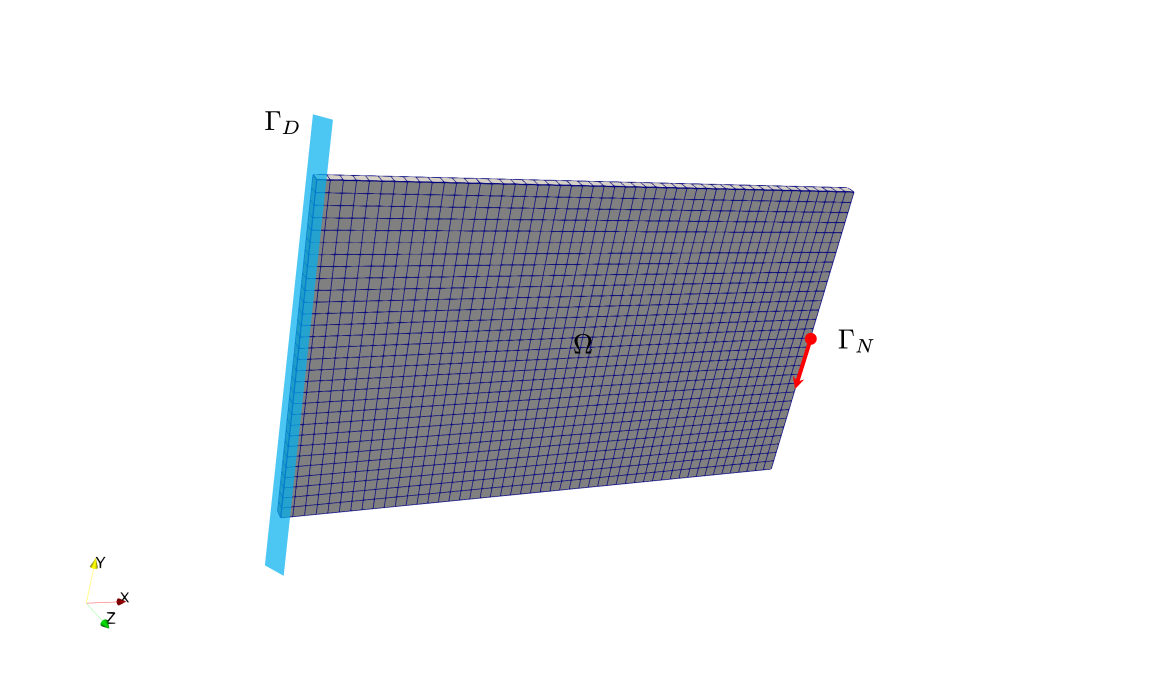
#> input picture _images/material_structure_co_design_bc.png, 4624 x 2759 px (shown at 1/4 size)
$ python digitize_fig14_pyrometer.py --image ../../../../../_images/material_structure_co_design_bc.png --output out.png
#> lines starting #> are read from the running program, lines starting #| are printed output that depends on the picture; after the words box and inside, x2 and y2 are one past the last pixel; in counts of white or black regions, pixels touching at a corner belong together
#!/usr/bin/env python3
"""Balbaa Fig 14(实验 vs 数值温度)数字化 —— 沿用 V1 的数字化工作流。

**先说一个尺度上的事实**:Fig 14 不是连续的高温计**轨迹**,而是 5 组离散
点对(5 个黑方块 = 实验,5 个红三角 = Balbaa 的 ABAQUS),横跨
t = 0.548 .. 0.733 s。热闸门能对上的观测量因此是 5 个点,不是一条曲线;
这一点直接决定了闸门的判读口径(见 THERMAL-GATE.md)。

做法:
  1. 从仓库内 PDF 抽出该页的内嵌位图(2755 x 1804,原始分辨率,
     不经二次渲染,避免重采样引入的读数误差);
  2. 由长直深色行/列定出绘图框 -> 一次线性标定;
  3. 用框外的刻度线做**独立**的第二次标定,两者之差进入读数不确定度
     (而不是假设框线就是坐标轴);
  4. 红像素 / 深色像素分别连通域聚类,落在图例框内的丢弃;
  5. 标记锚点取包围盒中心(绘图软件的标记锚点),同时算像素质心,
     两者之差作为"标记锚点歧义"计入不确定度。

零标定:这里只读图,不拟合、不平滑、不向任何模型结果靠拢。
"""
import argparse
import json
import sys
from pathlib import Path

import numpy as np

HERE = Path(__file__).resolve().parent
V2 = HERE.parent
PDF = (V2.parent.parent / "references" / "docs"
       / "Balbaa2022_multiscale-RS-LPBF-IN625_JMMP-6-2.pdf")


# [20 lines left out: function extract_page_image, not called in this run]


def find_frame(dark):
    """绘图框:横跨图幅 40% 以上的深色行/列。返回 (中心, 半厚) 四元组。"""
    h, w = dark.shape

    def bands(counts, threshold):
        hits = np.where(counts > threshold)[0]
        groups = []
        for i in hits:
            if groups and i - groups[-1][-1] <= 2:
                groups[-1].append(i)
            else:
                groups.append([i])
        return groups

    rows = bands(dark.sum(axis=1), 0.4 * w)
    cols = bands(dark.sum(axis=0), 0.4 * h)
    if len(rows) < 2 or len(cols) < 2:
        raise SystemExit(f"找不到绘图框(rows={len(rows)}, cols={len(cols)})")
    top, bottom = rows[0], rows[-1]
    left, right = cols[0], cols[-1]
    fr = lambda g: (float(np.mean(g)), 0.5 * len(g))
    return {"top": fr(top), "bottom": fr(bottom), "left": fr(left), "right": fr(right)}


# [67 lines left out: functions find_ticks, calib_residual, clusters, not called in this run]


def main():
    ap = argparse.ArgumentParser(
        description=__doc__, formatter_class=argparse.RawDescriptionHelpFormatter)
    ap.add_argument("--pdf", type=Path, default=PDF)
    ap.add_argument("--page", type=int, default=17, help="Fig 14 所在页")
    ap.add_argument("--image", type=Path, default=None, help="跳过 PDF,直接用位图")
    ap.add_argument("--xlim", default="0.5,0.75", help="横轴框线对应值 [s]")
    ap.add_argument("--ylim", default="1000,1700", help="纵轴框线对应值 [degC]")
    ap.add_argument("--min-marker-px", type=int, default=400)
    ap.add_argument("--work-dir", type=Path, default=None, help="位图落地目录")
    ap.add_argument("--output", type=Path, required=True)
    args = ap.parse_args()

    from PIL import Image

    if args.image:
        img_path, note = args.image, "外部位图"
    else:
        work = args.work_dir or Path(".")
        img_path, w, h = extract_page_image(args.pdf, args.page,
                                            work / f"balbaa_p{args.page}_fig14.jpg")
        note = f"仓库内 PDF 第 {args.page} 页内嵌位图 {w}x{h}(原始分辨率,未二次渲染)"

    im = np.asarray(Image.open(img_path).convert("RGB")).astype(int)
    R, G, B = im[..., 0], im[..., 1], im[..., 2]
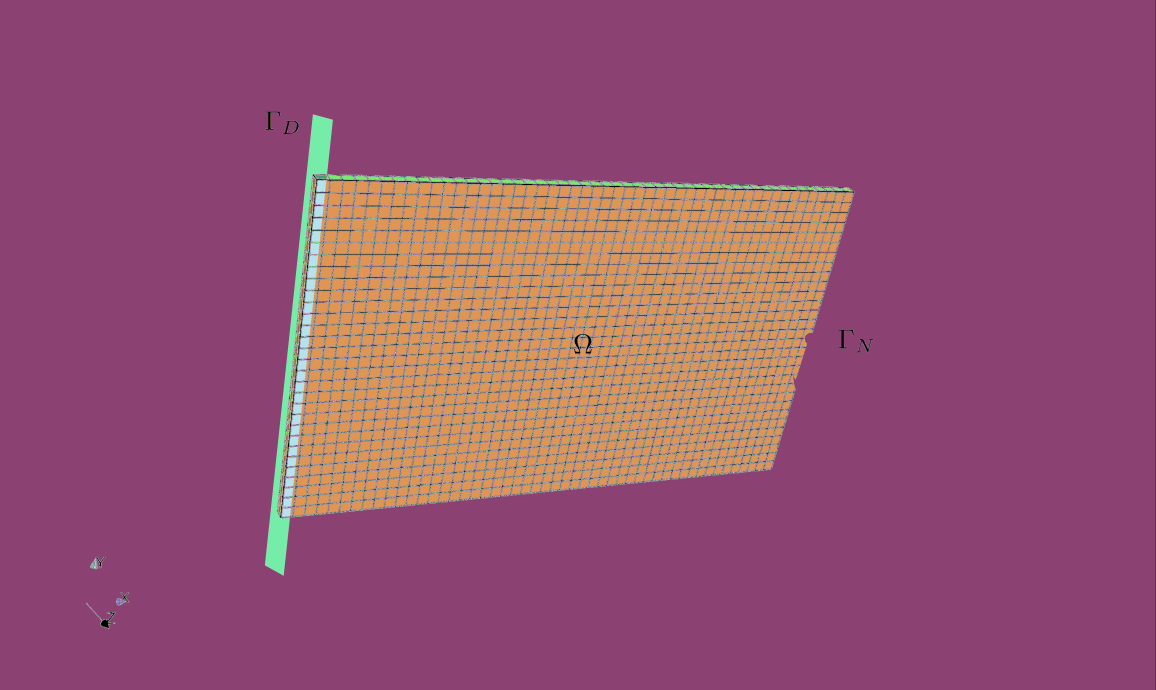
#> R: shape (2759, 4624) int64 (shown at 1/4 size); 256 distinct labels, from 0 to 255; one colour per label, 0 black
#> G: shape (2759, 4624) int64; 256 distinct labels, from 0 to 255
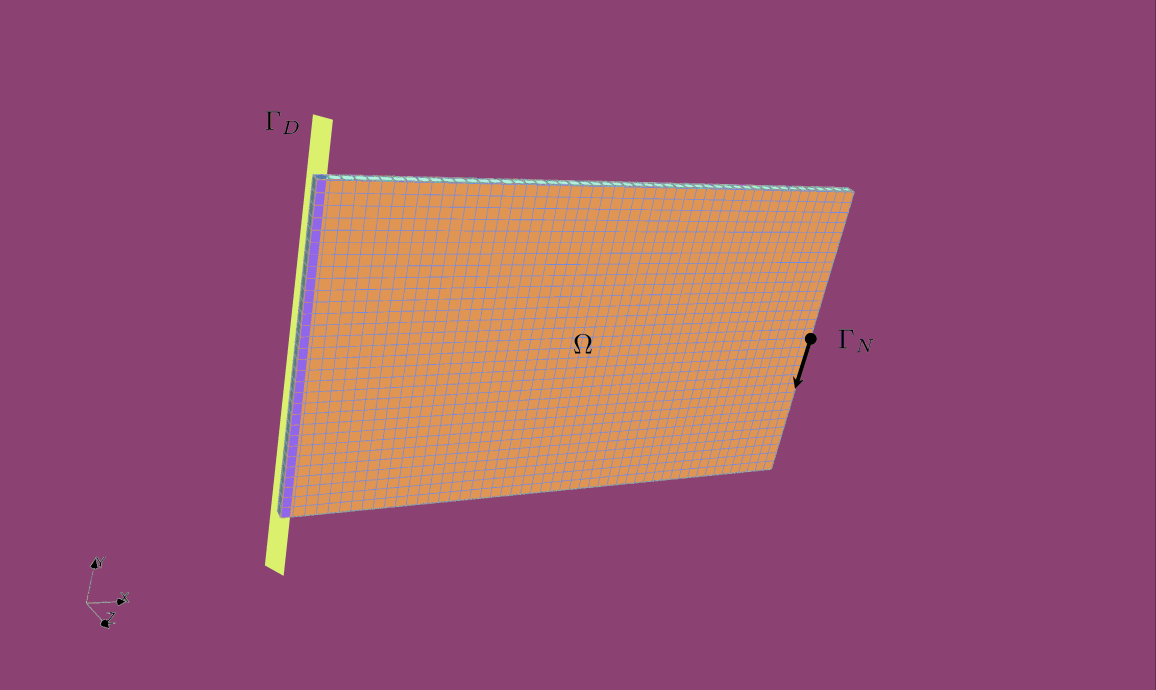
#> B: shape (2759, 4624) int64 (shown at 1/4 size); 256 distinct labels, from 0 to 255; one colour per label, 0 black
    red = (R > 120) & (R - G > 60) & (R - B > 60)
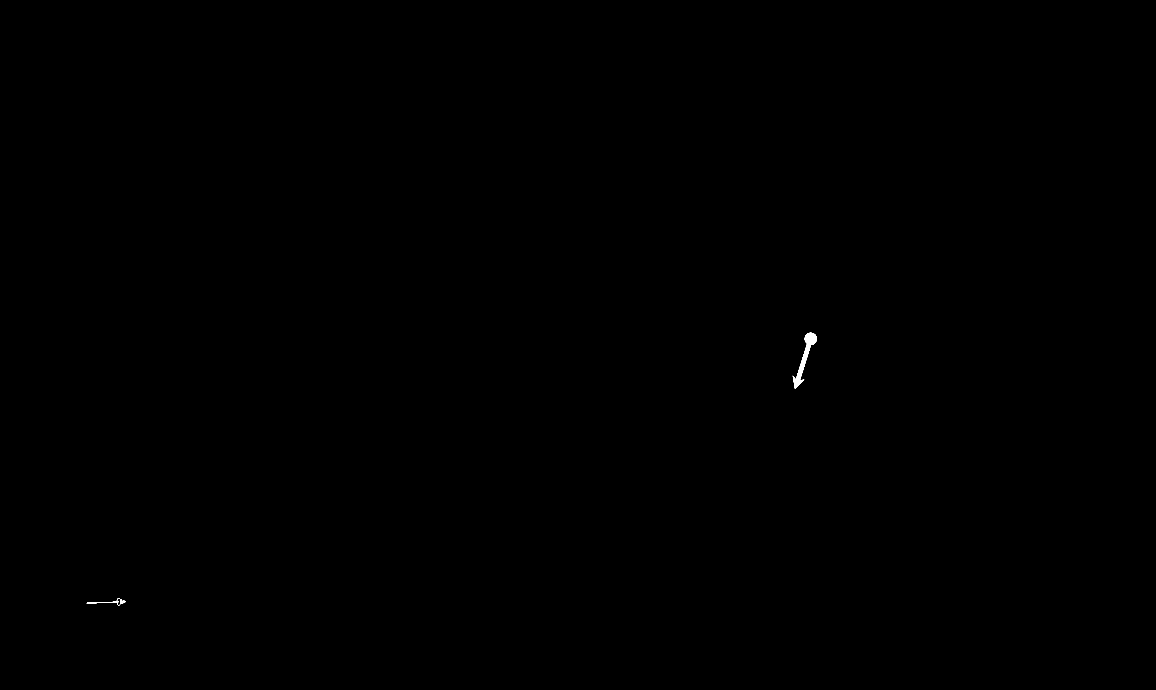
#> red: shape (2759, 4624) bool (shown at 1/4 size); 0.05% white; 6 white regions (2 under 20 px), largest, box (x1, y1, x2, y2) and area: (3171, 1331, 3267, 1556) 5199, (347, 2394, 480, 2414) 362, (480, 2397, 503, 2416) 214, (468, 2413, 480, 2422) 20
    dark = (R < 110) & (G < 110) & (B < 110)
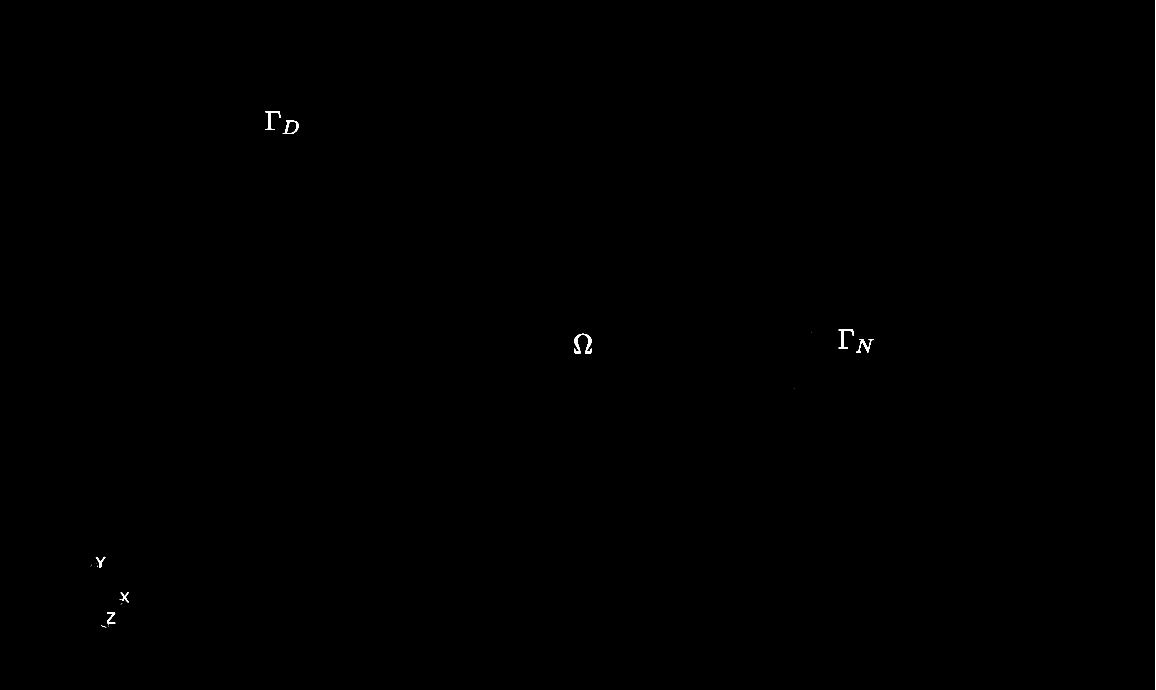
#> dark: shape (2759, 4624) bool (shown at 1/4 size); 0.08% white; 24 white regions (14 under 20 px), largest, box (x1, y1, x2, y2) and area: (4623, 0, 4624, 2759) 2759, (2297, 1335, 2367, 1414) 1930, (3355, 1318, 3415, 1394) 1187

    frame = find_frame(dark)
#> in bands, `hits = np.where(counts > threshold)[0]`: hits = empty array
#> after the loop in bands, `for i in hits:`: groups = []
#> the loop in bands (call 2), `for i in hits:` made 1 pass
#> i on pass 1: 4623
#> in find_frame, `cols = bands(dark.sum(axis=0), 0.4 * h)`: cols = [[4623]]
    x0p, y0p = frame["left"][0], frame["bottom"][0]
    x1p, y1p = frame["right"][0], frame["top"][0]
    xlo, xhi = (float(v) for v in args.xlim.split(","))
    ylo, yhi = (float(v) for v in args.ylim.split(","))
    sx = (xhi - xlo) / (x1p - x0p)          # s per px
    sy = (yhi - ylo) / (y1p - y0p)          # degC per px (y1p < y0p -> sy < 0)

    ticks_x = find_ticks(dark, frame, "x")
    ticks_y = find_ticks(dark, frame, "y")
    cross = {"x": calib_residual(ticks_x, x0p, x1p),
             "y": calib_residual(ticks_y, y1p, y0p)}

    # 图例框:内部最大的深色连通域(带大包围盒);其内的一切都不是数据
    inner = np.zeros_like(dark)
    inner[int(y1p) + 6:int(y0p) - 5, int(x0p) + 6:int(x1p) - 5] = True
    dark_in, red_in = dark & inner, red & inner
    boxes = sorted(clusters(dark_in, 3000), key=lambda c: -c["size"])
    legend = boxes[0]["bbox"] if boxes else None

    # [6 lines left out: function outside_legend, not called in this run]

    numerical = [c for c in clusters(red_in, args.min_marker_px) if outside_legend(c)]
    experimental = [c for c in clusters(dark_in, args.min_marker_px)
                    if outside_legend(c) and c["size"] < 3000]

    # [10 lines left out: function to_data, not called in this run]

    num = sorted((to_data(c) for c in numerical), key=lambda d: d["time_s"])
    exp = sorted((to_data(c) for c in experimental), key=lambda d: d["time_s"])

    # ---- 读数不确定度(逐点),V1 口径:分项列出,再方和根 ----
    frame_half = max(frame["top"][1], frame["bottom"][1],
                     frame["left"][1], frame["right"][1])
    resid_x = cross["x"]["max_residual_px"] if cross["x"] else 0.0
    resid_y = cross["y"]["max_residual_px"] if cross["y"] else 0.0

    # [17 lines left out: function budget, not called in this run]

    num, exp = budget(num), budget(exp)

    # 实验/数值同一时刻成对;配对残差是第三个独立的一致性检查
    pairs = []
    for e in exp:
        m = min(num, key=lambda n: abs(n["time_s"] - e["time_s"]))
        pairs.append({
            "time_s": 0.5 * (e["time_s"] + m["time_s"]),
            "time_mismatch_s": abs(e["time_s"] - m["time_s"]),
            "experimental_C": e["temperature_C"],
            "balbaa_numerical_C": m["temperature_C"],
            "balbaa_minus_experiment_C": m["temperature_C"] - e["temperature_C"],
        })

    doc = {
        "id": "balbaa2022-fig14-pyrometer",
        "provenance": f"Balbaa2022 Figure 14(Sec 4.2.1,p.17):{note}",
        "what": "多道模型温度预测 vs 双色高温计实测",
        "condition": {"power_W": 220, "speed_mm_s": 650, "hatch_mm": 0.12,
                      "layer_mm": 0.04,
                      "_source": "Balbaa2022 Sec 3.3"},
        "instrument": ("Fluke Endurance 双色高温计,Si/Si ~1 um,slope 0.96,"
                       "量程 1000-3000 degC,响应 10 ms,85 mm 处光斑 2 mm"),
        "SCOPE_FINDING": (
            "Fig 14 是 5 组离散点对,不是连续轨迹。可比对的观测量因此是 5 个"
            f"采样时刻(t = {exp[0]['time_s']:.3f} .. {exp[-1]['time_s']:.3f} s),"
            "而不是一条 10 ms 分辨的温度曲线;Sec 3.3 的 10 ms 只是模型侧的"
            "抽样/平均增量,不代表图里有 10 ms 密度的数据"),
        "axes": {"x": "Time (s)", "y": "Temperature (degC)",
                 "xlim": [xlo, xhi], "ylim": [ylo, yhi]},
        "calibration": {
            "frame_px": {k: {"center": v[0], "half_thickness": v[1]}
                         for k, v in frame.items()},
            "scale_s_per_px": sx, "scale_C_per_px": sy,
            "tick_cross_check": cross,
            "legend_bbox_excluded": list(legend) if legend else None,
        },
        "experimental": exp,
        "balbaa_numerical": num,
        "pairs": pairs,
        "read_off_uncertainty_note": (
            "逐点分项:框线半厚 + 刻度线独立标定的最大残差 + 标记锚点歧义"
            "(包围盒中心 vs 像素质心),方和根合成。未含 Balbaa 制图本身的"
            "误差与高温计自身的测量不确定度 —— 后者论文未给"),
        "zero_calibration_note": "只读图,不拟合、不平滑、不向任何模型结果靠拢",
    }

    args.output.parent.mkdir(parents=True, exist_ok=True)
    with open(args.output, "w", encoding="utf-8") as f:
        json.dump(doc, f, indent=2, ensure_ascii=False)

    print(f"=== Balbaa Fig 14 数字化 ===\n  源 {note}")
    print(f"  框 x[{x0p:.1f},{x1p:.1f}] y[{y1p:.1f},{y0p:.1f}] px  "
          f"-> {sx*1e3:.5f} ms/px, {abs(sy):.4f} degC/px")
    for axis, c in cross.items():
        print(f"  刻度交叉检查 {axis}: " + ("未检出" if not c else
              f"{c['n_major_ticks']} 主刻度, 框跨 {c['intervals_across_frame']} 格, "
              f"最大残差 {c['max_residual_px']:.2f} px"))
    print(f"  实验 {len(exp)} 点 / 数值 {len(num)} 点")
    print(f"  {'t [s]':>8} {'实验 [degC]':>14} {'Balbaa 数值 [degC]':>18} {'差 [degC]':>12}")
    for p in pairs:
        print(f"  {p['time_s']:8.4f} {p['experimental_C']:14.1f} "
              f"{p['balbaa_numerical_C']:18.1f} {p['balbaa_minus_experiment_C']:12.1f}")
    u_T = max(p["temperature_C_uncertainty"] for p in exp + num)
    u_t = max(p["time_s_uncertainty"] for p in exp + num)
    print(f"  读数不确定度(最大):温度 +/-{u_T:.1f} degC,时间 +/-{u_t*1e3:.2f} ms")
    print(f"  写出 {args.output}")
    if len(exp) != 5 or len(num) != 5:
        print("  [WARN] 点数不是 5+5,聚类阈值可能要调 (--min-marker-px)")
        return 1
    return 0


if __name__ == "__main__":
#> (the run stopped early here; a loop or call above may not have finished)
